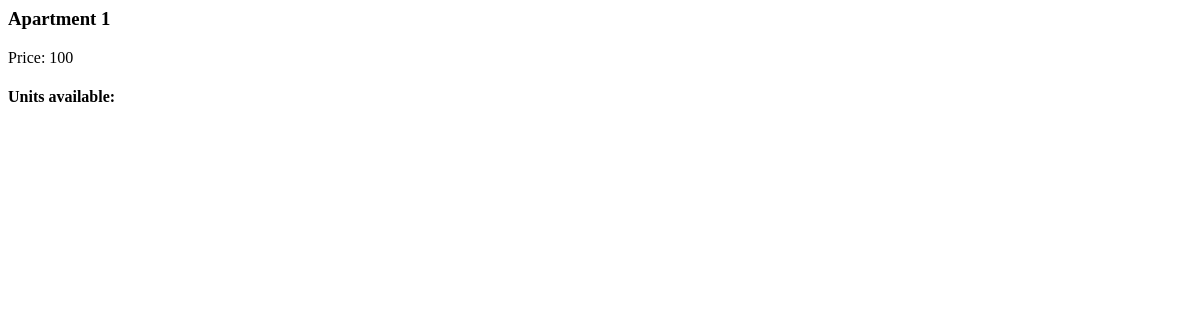
/listings/1/, run on an earlier commit of the app's database.
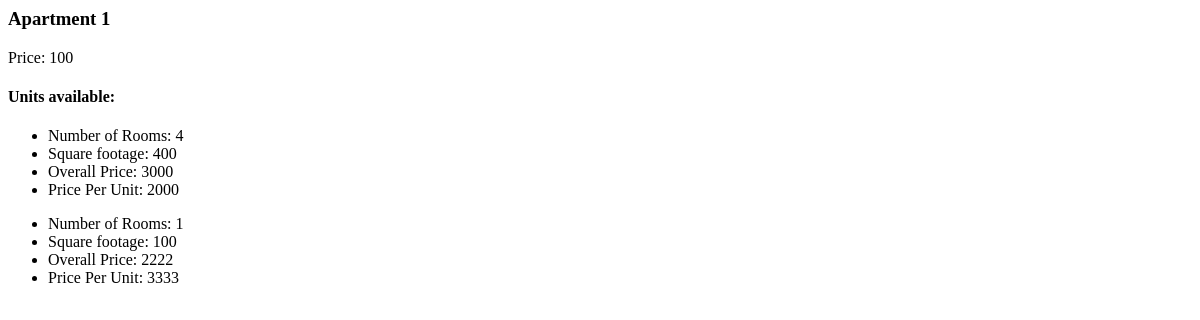
And on a later commit of the database.
### listings/models.py (models this page shows, shortened)
class Listing(models.Model):
    price = models.IntegerField()
    complex_name = models.CharField(max_length=100)
    units = models.ManyToManyField('Unit')

class Unit(models.Model):
    overall_price = models.IntegerField()
    price_per_unit = models.IntegerField()
    squarefootage = models.IntegerField()
    num_rooms = models.IntegerField()

### listings/views.py (the view)
# urls.py: url(r'^listings/(\d+)/', views.listing_detail, name='listing_detail'),
def listing_detail(request,id):
    try:
        listing = Listing.objects.get(id=id)
    except Listing.DoesNotExist:
        raise Http404('listing not found')
    return render(request,'listing_detail.html',{'listing':listing})

### listings/templates/listing_detail.html
{% block content %}
<div>
    <h3>{{ listing.complex_name }}</h3>
    <p>Price: {{ listing.price}}</p>
    <h4>Units available:</h4>
    {% for unit in listing.units.all %}
    <ul>
            <li>Number of Rooms: {{ unit.num_rooms }}</li>
            <li>Square footage: {{ unit.squarefootage }}</li>
            <li>Overall Price: {{ unit.overall_price }}</li>
            <li>Price Per Unit: {{ unit.price_per_unit }}</li>
    </ul>
    {% endfor %}
</div>
{% endblock %}

What changed in the data, as far as the page shows it:
now on this page (row unchanged): Unit: num_rooms "4", squarefootage "400", overall_price "3000", price_per_unit "2000"
now on this page (row edited): Unit: num_rooms "1", squarefootage "100", overall_price "2222", price_per_unit "3333"
